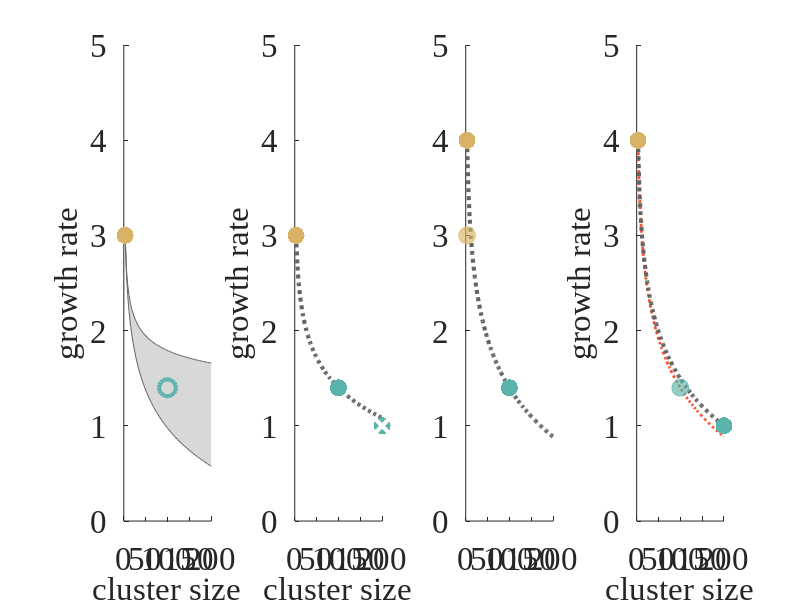

This figure's MATLAB source:
% Code for invasion, boundaries
clear;close all

% Colors
small=[216,179,101]/255;
large=[90,180,172]/255 ;
grey=[100,100,100]/255 ;
new_small=[191,129,45]/255;
new_large=[1,102,94]/255;
grey_2=.85*ones(1,3);
red=[252,78,42]/255;


%% First plot
set(gca,'Fontsize',24,'FontName','Times New Roman');

% starting growth rate and size of small cluster
l_small=3; 
n_small=3;

% expansion of population
X=32;

% size ratios n_r to consider
nrvect=[1:200]';

% the boundaries for lambda_r such that a cluster of size n_r can invade
bound_up=(2/3*log(nrvect)+log(X))./log(X);
bound_down=log(X)./(log(X)-2/3*log(nrvect));

% the growth of the large cluster
nls=n_small*nrvect; 

% code to create a shaded region bounded by bound_up and bound_down 
vect1=[nls;nls(end:-1:1);nls(1)];
vect2=[l_small./bound_up;l_small./bound_down(end:-1:1);l_small./bound_up(1)]; % note: lambda_large = lambda_small / lambda_r
fill(vect1,vect2,grey,'EdgeColor',grey,'FaceAlpha',.25)
hold on;

% plot the initial small cluster type
subplot(1,4,1)

fill(vect1,vect2,grey,'EdgeColor',grey,'FaceAlpha',.25); % same region
hold on;
scatter(n_small,l_small,150,small,'filled','LineWidth',3); % plot small
set(gca, 'FontSize', 24, 'FontName','Times New Roman')
% code for the new type
n_large=100; % size of example large cluster type
l_large=1.4; % growth rate of example large cluster type

scatter(n_large,l_large,150,large,'LineWidth',3); % plot large
nr=n_large/n_small; % n_r
lr=l_small/l_large; % l_r
coexist_line=l_small./((lr*log(nr))./(lr*log(nr)+(1-lr)*log(nrvect))); % the tradeoff line that determines who can invade

% format the graph and save plot
xlabel('cluster size','FontSize',24,'FontName','Times New Roman')
ylabel('growth rate','FontSize',24,'FontName','Times New Roman')
box off
axis([0 200 0 5])
% print -f1 -dpng -r300 evo_dynamics2.png


%% Plot two
subplot(1,4,2)

% repeat earlier plot
plot(nls,coexist_line,':','Color',grey, 'LineWidth',3)
hold on;
scatter(n_small,l_small,150,small,'filled','LineWidth',3);
set(gca, 'FontSize', 24, 'FontName','Times New Roman')
scatter(n_large,l_large,150,large,'filled','LineWidth',3);

% sample very large type that cannot invade
n_verylarge=200;
l_verylarge=1;

scatter(n_verylarge,l_verylarge,150,large,'filled','LineWidth',3);
scatter(n_verylarge,l_verylarge,100,[1 1 1],'x','LineWidth',3);

% format the graph and save plot
xlabel('cluster size','FontSize',24,'FontName','Times New Roman')
ylabel('growth rate','FontSize',24,'FontName','Times New Roman')
box off
axis([0 200 0 5])
% print -f1 -dpng -r300 evo_dynamics3.png

%% Plot three
subplot(1,4,3)
% % a mutant small cluster that grows faster but is the same size
l_small_mutant=4; %lambda for new cluster

% coexistence line between small mutant and large
nr=n_large/n_small;
lr=l_small_mutant/l_large;
coexist_line=l_small_mutant./((lr*log(nr))./(lr*log(nr)+(1-lr)*log(nrvect)));
plot(nls,coexist_line,':','Color',grey, 'LineWidth', 3)
hold on;

scatter(n_small,l_small_mutant,150,small,'filled','LineWidth',3);
set(gca, 'FontSize', 24, 'FontName','Times New Roman')
scatter(n_small,l_small,150,'MarkerFaceColor',small,'MarkerEdgeColor',small,...
    'MarkerFaceAlpha',.65,'MarkerEdgeAlpha',.65); % dead one


scatter(n_large,l_large,150,large,'filled','LineWidth',3);

box off
axis([0 200 0 5])

%% Plot four
subplot(1,4,4)
% repeat earlier plot
% coexistence line between small mutant and large
nr=n_large/n_small;
lr=l_small_mutant/l_large;
coexist_line=l_small_mutant./((lr*log(nr))./(lr*log(nr)+(1-lr)*log(nrvect)));
plot(nls,coexist_line,':','Color',red, 'LineWidth', 2)
hold on;

% coexistence line between small mutant and very large
n_verylarge=200;
l_verylarge=1;
nr=n_verylarge/n_small;
lr=l_small_mutant/l_verylarge;
coexist_line=l_small_mutant./((lr*log(nr))./(lr*log(nr)+(1-lr)*log(nrvect)));
plot(nls,coexist_line,':','Color',grey, 'LineWidth',3)


scatter(n_small,l_small_mutant,150,small,'filled','LineWidth',3);

% plot points for large types
scatter(n_verylarge,l_verylarge,150,large,'filled','LineWidth',3);
scatter(n_large,l_large,150,'MarkerFaceColor',large,'MarkerEdgeColor',large,...
    'MarkerFaceAlpha',.65,'MarkerEdgeAlpha',.65); % dead one


% format the graph and save plot
set(gca, 'FontSize', 24, 'FontName','Times New Roman')

xlabel('cluster size','FontSize',24,'FontName','Times New Roman')
ylabel('growth rate','FontSize',24,'FontName','Times New Roman')

box off
axis([0 200 0 5])

%% Save figure
% set(gcf, 'color', 'none');    
% orient(gcf,'landscape')
% set(gcf,'Position',[100 100 1350 300])
% exportgraphics(gcf,'fig5.pdf',...   
%     'ContentType','vector',...
%     'BackgroundColor','none')
